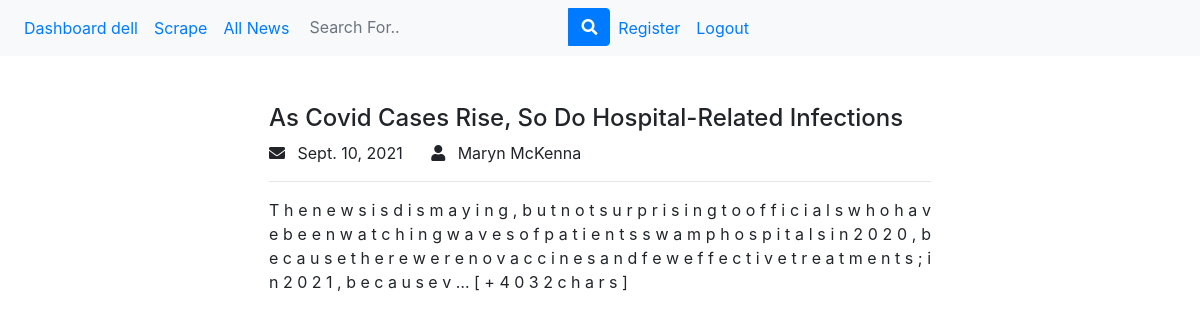
The app's page /news/30f5a00b-4a4d-4bc1-8ce5-3e8d4adec5e7 (signed in) with its own data.
### news/models.py (models this page shows, shortened)
class News(models.Model):
    date_created = models.DateField(auto_now=True)
    date_published = models.DateField()
    author = models.CharField(max_length=255)
    source = models.CharField(max_length=255)
    title = models.CharField(max_length=255, unique=True)
    url = models.CharField(max_length=255)
    slug = models.SlugField(unique=True, default=uuid4)
    excerpt = models.TextField()
    content = models.TextField(blank=True, null=True)

### news/views.py (the view)
# urls.py: path('<slug:slug>', views.news_detail, name="news-detail"),
@login_required(login_url='/login')
def news_detail(request, slug):
    news = News.objects.get(slug=slug) # returns only one object
    context = {
        'news': news
    }
    return render(request, 'news/detail_news.html', context)

### news/templates/news/detail_news.html (shortened to what this page needs)
{% extends 'news/base.html' %}
{%block content%}
<div class="container">
  <div class="row justify-content-center">
    <div class="col-lg-8  mt-4">
      <div class="px-4">
        <div id="news">
            <h4 class="pt-4">{{news.title}}</h4>
            <i class="fas fa-envelope mr-2"></i>
            <span> {{news.date_published}}</span>
            <i class="fas fa-user ml-4 mr-2"></i>
            <span> {{news.author}}</span>
            <br>
            <hr />
            <p class="text-justify" id="single-news-content">
            {{news.content}}
            </p>
        </div>
      </div>
</div>
{% endblock %}

### news/templates/news/base.html (shortened to what this page needs)
{% load static %}
<html lang="en">
<head>
    <link rel="stylesheet" href="https://stackpath.bootstrapcdn.com/bootstrap/4.1.3/css/bootstrap.min.css">
    <link rel="stylesheet" href="https://use.fontawesome.com/releases/v5.7.2/css/all.css"
 />
</head>
<body>
  <nav class="navbar navbar-expand-sm bg-light">
    <ul class="navbar-nav">
        {% if user.is_authenticated %}
        <li class="nav-item">
          <a class="nav-link" href="{% url 'dashboard' %}">Dashboard {{user}}</a>
        </li>
        {% if perms.news.add_news %}
        <li class="nav-item">
            <a class="nav-link" href="{% url 'news-form' %}">Scrape</a>
        </li>
        {% endif %}
        <li class="nav-item">
            <a class="nav-link" href="{% url 'all-news' %}">All News</a>
        </li>
        <li class="nav-item">
            <form class="form-inline my-2 my-lg-0" method="GET" action="{% url 'nsearch' %}">
                <div class="input-group">
                    <input class="form-control bg-light border-0 small" type="search" name="search" placeholder="Search For.." aria-label="Search"/>
                    <div class="input-group-append">
                        <button class="btn btn-primary" type="submit">
                        <i class="fas fa-search"></i>
                        </button>
                    </div>
                </div>
            </form>
        </li>
        <li class="nav-item">
            <a class="nav-link" href="/register">Register</a>
        </li>
        <li class="nav-item">
            <a class="nav-link" href="{% url 'logout' %}">Logout</a>
        </li>
        {% endif %}
    </ul>
</nav>
  <div class="container">
    {% block content %}{% endblock %}
  </div>
</body>
</html>

### records on screen
News: title "As Covid Cases Rise, So Do Hospital-Related Infections", date_published "Sept. 10, 2021", author "Maryn McKenna", content "T h e n e w s i s d i s m a y i n g , b u t n o t s u r p r i s i n g t o o f f i c i a l s w h o h a v e b e e n w a t c h i n g w a v e s o f p a t i e n t s s w a m p h o s p i t a l s i n 2 0 2 0 , b e c a u s e t h e r e w e r e n o v a c c i n e s a n d f e w e f f e c t i v e t r e a t m e n t s ; i n 2 0 2 1 , b e c a u s e v … [ + 4 0 3 2 c h a r s ]"

### other values on screen
{{ user }} "dell"
